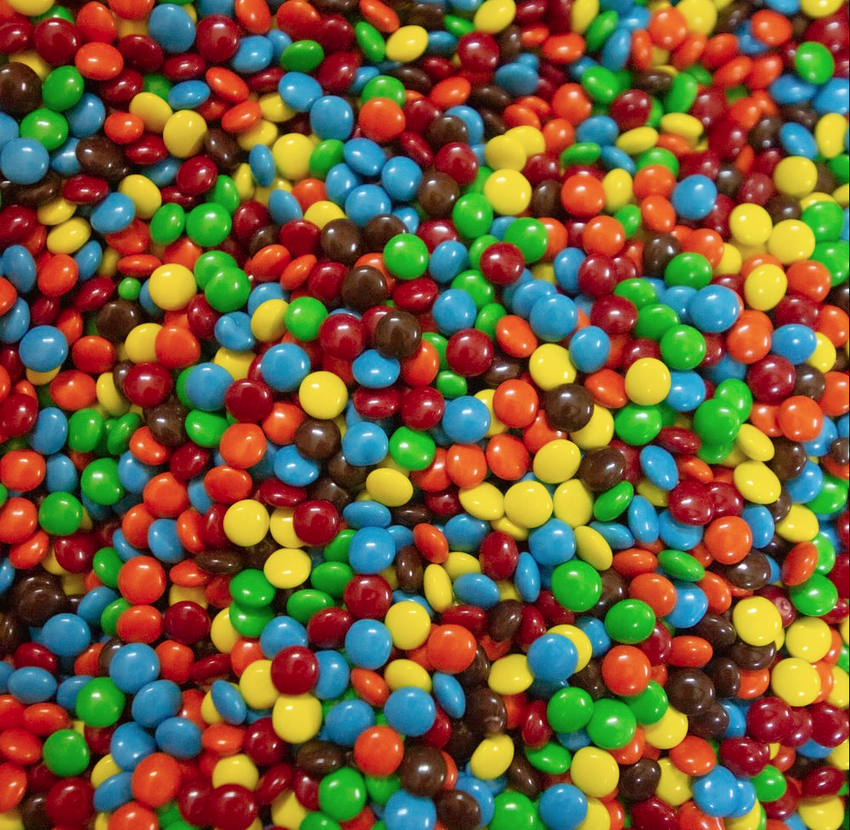
#> input picture Chapter 3/06. CVision/images/mms.png, 850 x 830 px, shrunk from 1001 x 978 before the run
$ jupyter execute explore.ipynb
#> lines starting #> are read from the running program, lines starting #| are printed output that depends on the picture; after the words box and inside, x2 and y2 are one past the last pixel; in counts of white or black regions, pixels touching at a corner belong together
[cell 1]
import cv2
import numpy as np
import matplotlib.pyplot as plt

[cell 2]
bgr_image = cv2.imread('images/mms.png')
#> bgr_image is the input picture: shape (830, 850, 3); mean B, G, R 58.2, 92.2, 114.8

rgb_image = cv2.cvtColor(bgr_image,cv2.COLOR_BGR2RGB)
plt.figure(figsize=(15,15))
plt.imshow(rgb_image)
cv2.imshow('image',bgr_image)
cv2.waitKey(0)
cv2.destroyAllWindows()
cv2.waitKey(1)

[cell 3]
hsv_img = cv2.cvtColor(bgr_image,cv2.COLOR_BGR2HSV)
#> hsv_img: shape (830, 850, 3); mean H, S, V 63.5, 194.3, 148.7
lower_b = (90,0,150)
upper_b = (140,255,255)

lower_g = (35,0,150)
upper_g = (85,255,255)

lower_r = (140,0,50)
upper_r = (180,255,255)

[cell 4]
mask_blue = cv2.inRange(hsv_img,lower_b,upper_b)
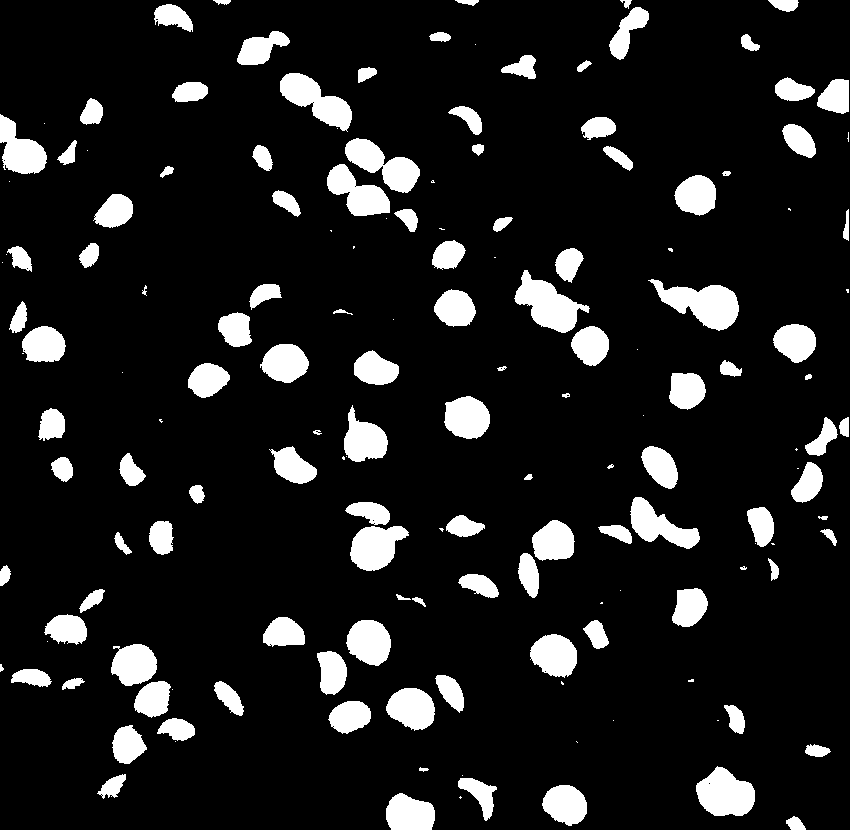
#> mask_blue: shape (830, 850); 11.4% white; 160 white regions (43 under 20 px), largest, box (x1, y1, x2, y2) and area: (648, 279, 739, 331) 2418, (514, 270, 590, 333) 2257, (696, 766, 755, 816) 2086
mask_green = cv2.inRange(hsv_img,lower_g,upper_g)
#> mask_green: shape (830, 850); 8.2% white; 225 white regions (143 under 20 px), largest, box (x1, y1, x2, y2) and area: (550, 681, 669, 747) 3776, (617, 279, 706, 368) 2897, (699, 378, 752, 462) 2500
mask_red = cv2.inRange(hsv_img,lower_r,upper_r)
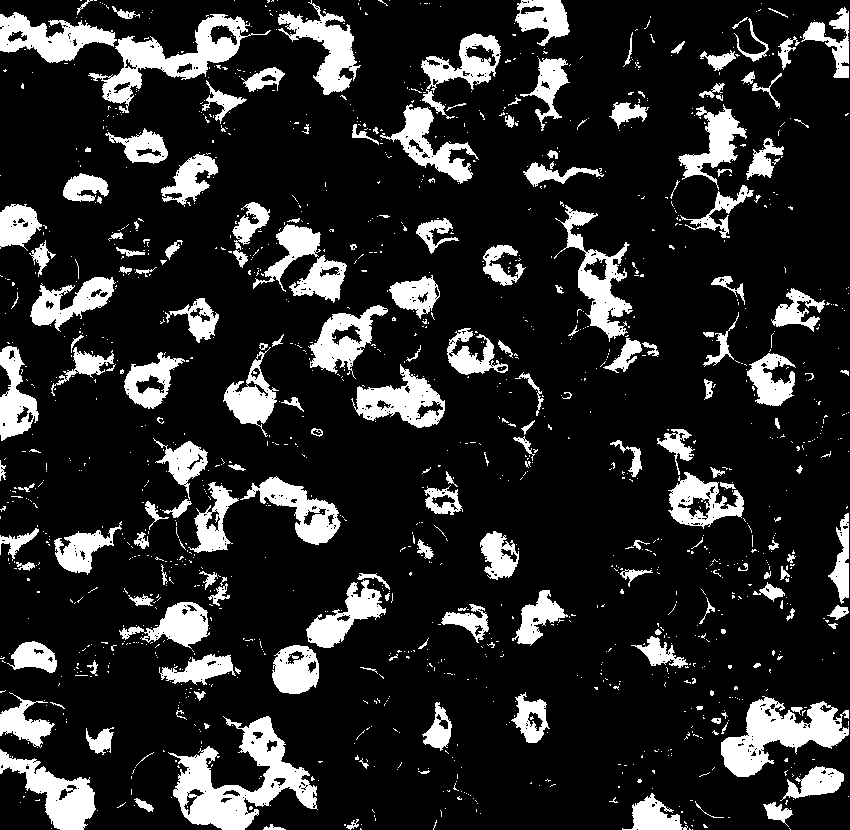
#> mask_red: shape (830, 850); 16.2% white; 1435 white regions (1242 under 20 px), largest, box (x1, y1, x2, y2) and area: (168, 716, 318, 830) 6721, (721, 696, 849, 777) 4751, (88, 14, 271, 113) 4575
fig,ax = plt.subplots(4,figsize=(15,60))
blue = rgb_image.copy()
blue[mask_blue==0] = [0,0,0]
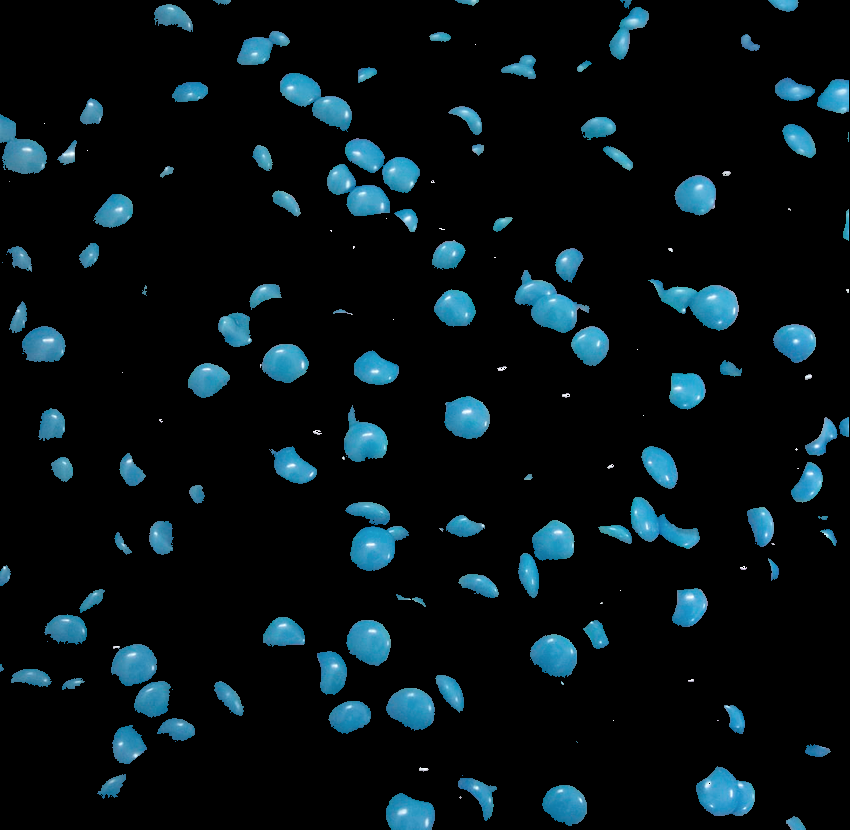
#> blue: shape (830, 850, 3); mean R, G, B 6.6, 17, 21
ax[0].imshow(blue)
ax[0].set_title('blue masked')

green = rgb_image.copy()
green[mask_green==0] = [0,0,0]
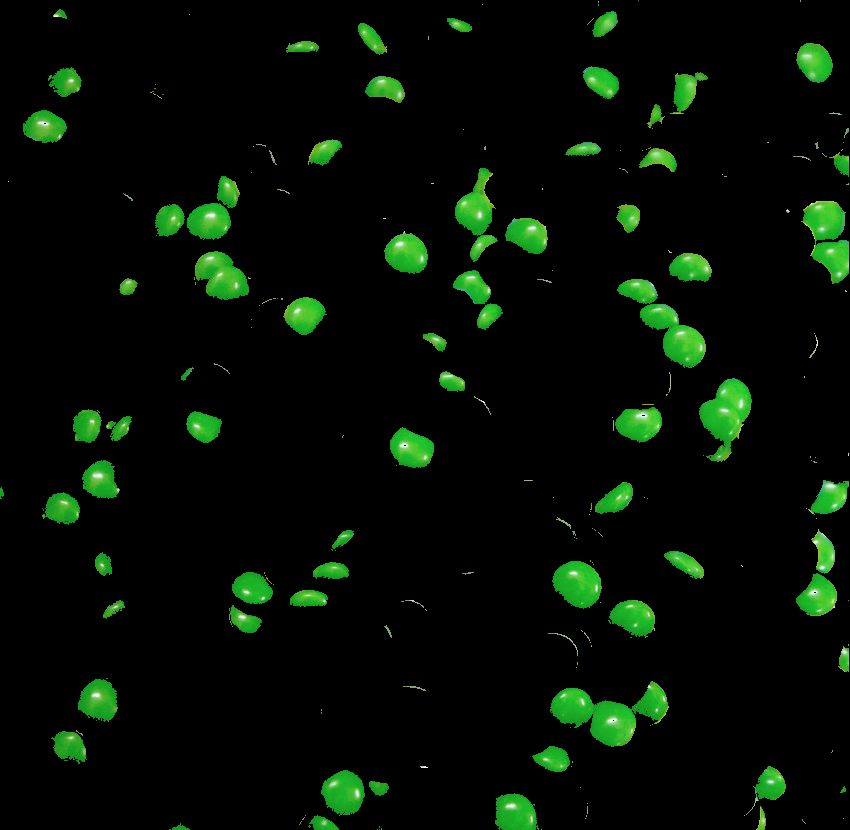
#> green: shape (830, 850, 3); mean R, G, B 4.5, 14.7, 4.1
ax[1].imshow(green)
ax[1].set_title('green masked')

red = rgb_image.copy()
red[mask_red==0] = [0,0,0]
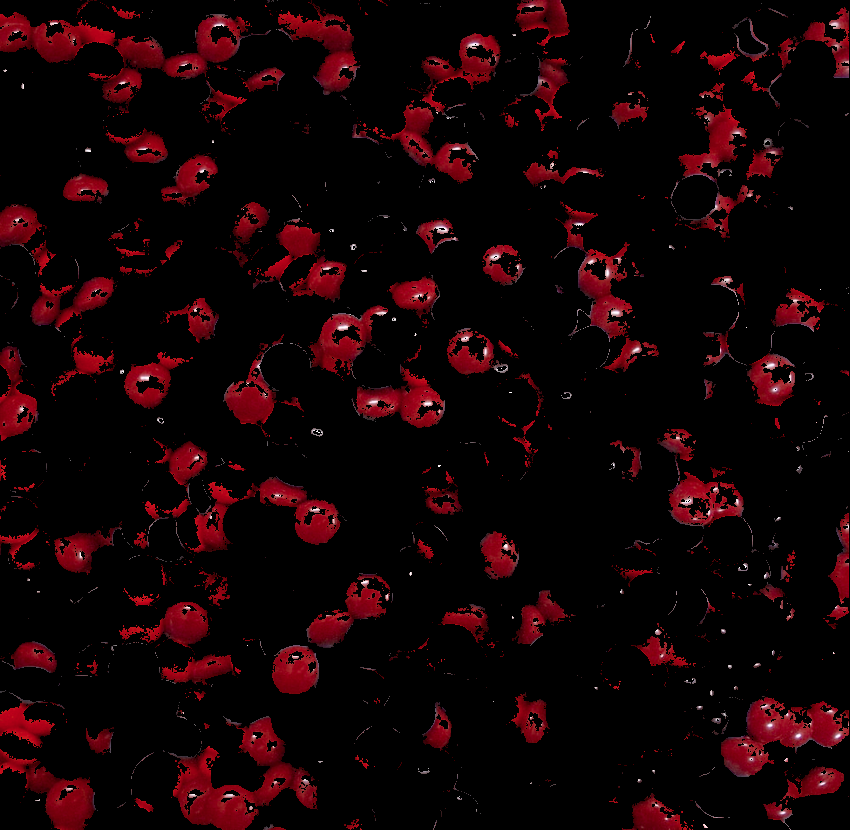
#> red: shape (830, 850, 3); mean R, G, B 20.6, 2.5, 4.6
ax[2].imshow(red)
ax[2].set_title('red masked')

trio = rgb_image.copy()
trio[(mask_red==0)& (mask_blue==0) &(mask_green==0)] = [178,178,178]
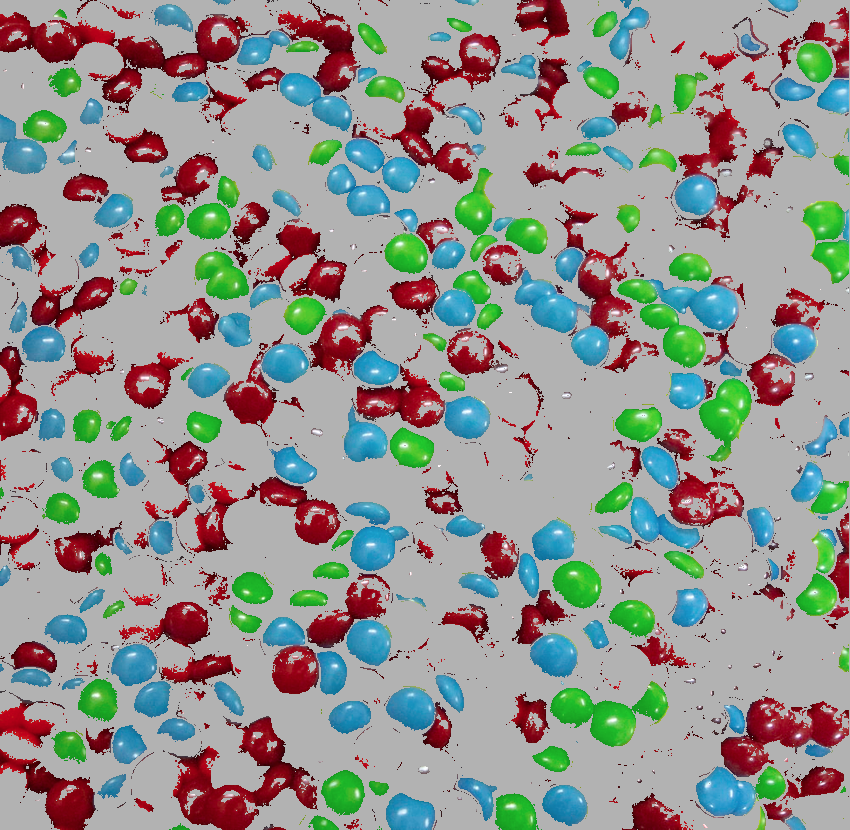
#> trio: shape (830, 850, 3); mean R, G, B 146.1, 148.4, 144
ax[3].imshow(trio)
ax[3].set_title('red & green & blue masked')
